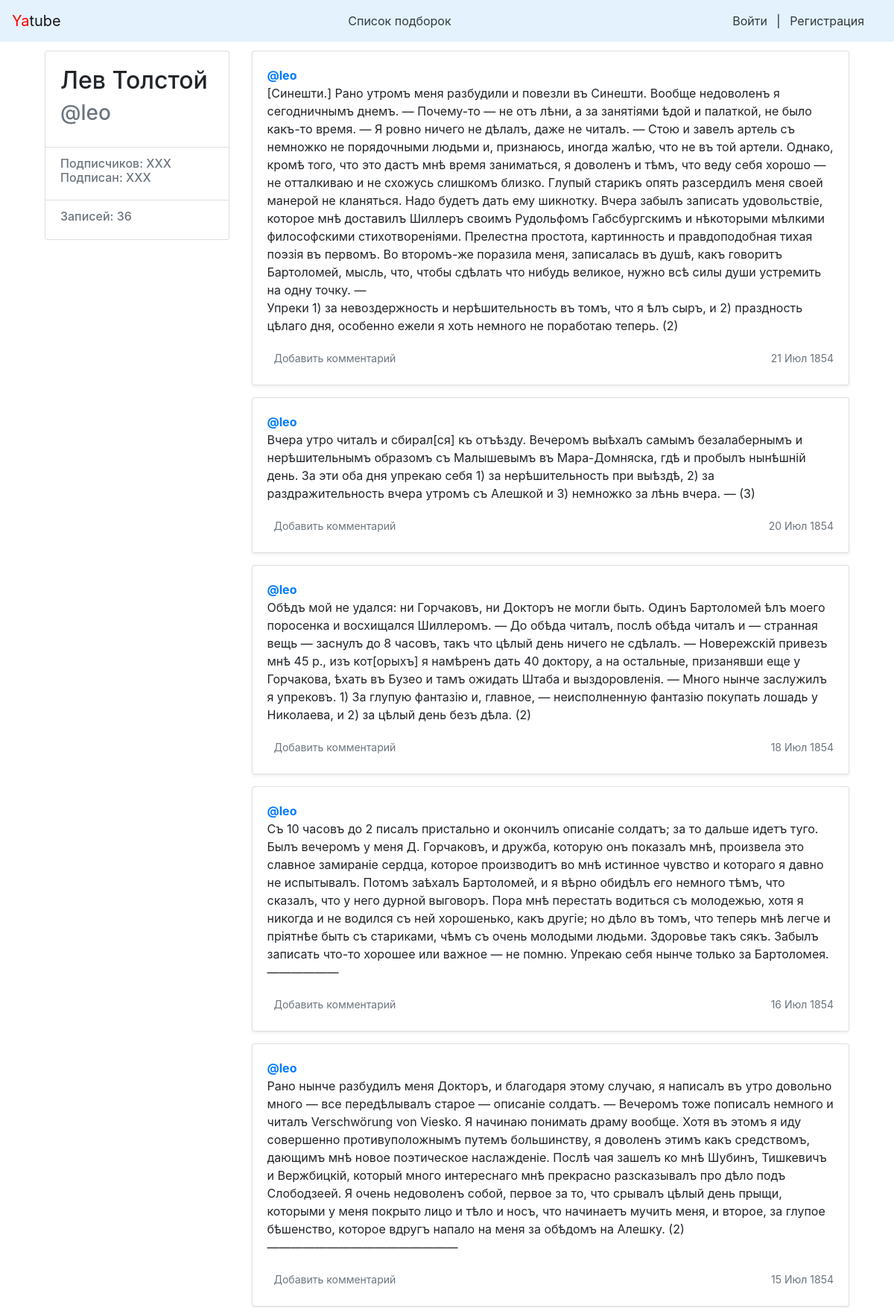
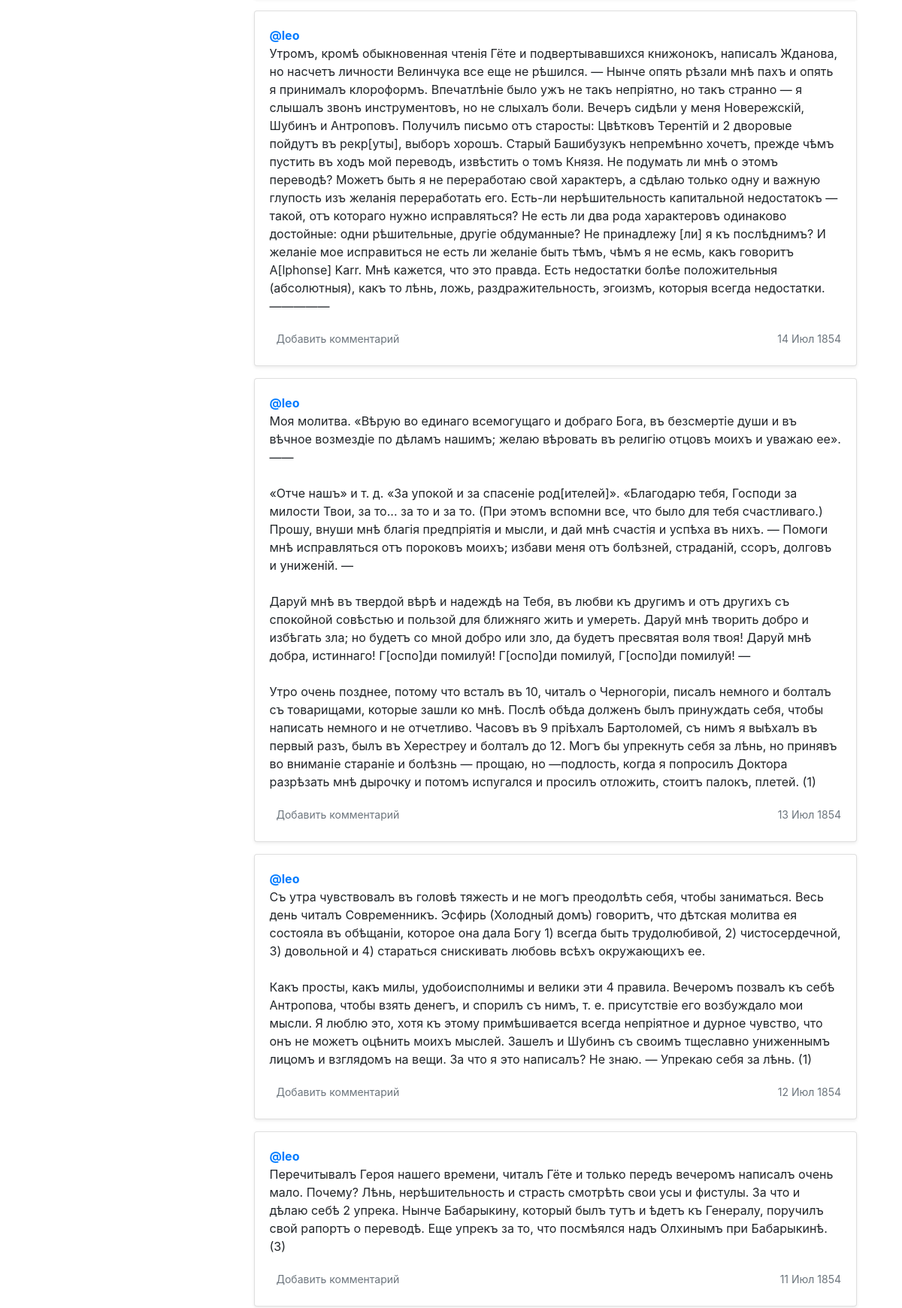
/leo/?page=2 (upper part), run on the app's committed database (2 pictures, top to bottom).
### posts/models.py (models this page shows, shortened)
class Post(models.Model):
    text = models.TextField(
        verbose_name='Текст записи'
    )
    pub_date = models.DateTimeField(
        verbose_name='Дата публикации',
        auto_now_add=True
    )
    author = models.ForeignKey(
        User, on_delete=models.CASCADE,
        related_name='posts', verbose_name='Автор'
    )
    group = models.ForeignKey(
        Group, on_delete=models.SET_NULL, blank=True, null=True,
        related_name='posts', verbose_name='Подборка записей'
    )
    class Meta:
        ordering = ('-pub_date',)
        verbose_name = 'Запись'
        verbose_name_plural = 'Записи'

### posts/views.py (the view)
# urls.py: path('<str:username>/', views.profile, name='profile'),
def profile(request, username):
    profile_user = get_object_or_404(User, username=username)
    user_posts = profile_user.posts.all()
    page = pagination(request, user_posts)
    return render(request, 'posts/profile.html',
                  {'profile_user': profile_user,
                   'page': page})

### posts/views.py (called while the page is built)
def pagination(request, objects):
    paginator = Paginator(objects, settings.PAGINATOR_DEFAULT_SIZE)
    page_number = request.GET.get('page')
    page = paginator.get_page(page_number)
    return page

### yatube/context_processors.py (called while the page is built)
def current_year(request):
    return {
        'year': dt.date.today().year,
    }

### posts/templates/posts/profile.html (shortened to what this page needs)
{% extends "base.html" %}
{% block content %}
  {% load user_filters %}
  <div class="row">
    <div class="col-md-3 mb-3 mt-1">
      <div class="card">
        <div class="card-body">
          <div class="h2">
            {{ profile_user.get_full_name }}
          </div>
          <div class="h3 text-muted">
            @{{ profile_user.username }}
          </div>
        </div>
        <ul class="list-group list-group-flush">
          <li class="list-group-item">
            <div class="h6 text-muted">
              Подписчиков: XXX <br />
              Подписан: XXX
            </div>
          </li>
          <li class="list-group-item">
            <div class="h6 text-muted">
              Записей: {{ profile_user.posts.count }}
            </div>
          </li>
        </ul>
      </div>
    </div>
    <div class="col-md-9">
      {% for post in page %}
        <div class="card mb-3 mt-1 shadow-sm">
          <div class="card-body">
            <p class="card-text">
              <a href="{% url 'profile' username=profile_user.username %}">
                <strong class="d-block text-gray-dark">@{{ profile_user.username }}</strong>
              </a>
              {{ post.text|linebreaksbr }}
            </p>
            <div class="d-flex justify-content-between align-items-center">
              <div class="btn-group ">
                <a class="btn btn-sm text-muted" href="{% url 'post' username=profile_user.username post_id=post.id %}" role="button">
                  Добавить комментарий
                </a>
              </div>
              <small class="text-muted">{{ post.pub_date|date:"d M Y" }}</small>
            </div>
          </div>
        </div>
      {% endfor %}
    </div>
  </div>
{% endblock %}

### data on the page
Post: text "[Синешти.] Рано утромъ меня разбудили и повезли въ Синешти. Вообще недоволенъ я сегодничнымъ днемъ. — Почему-то — не отъ лѣни, а за занятіями ѣдой и палаткой, не было какъ-тο время. — Я ровно ничего не дѣлалъ, даже не читалъ. — Стою и завелъ артель съ немножко не порядочными людьми и, признаюсь, иногда жалѣю, что не въ той артели. Однако, кромѣ того, что это дастъ мнѣ время заниматься, я доволенъ и тѣмъ, что веду себя хорошо — не отталкиваю и не схожусь слишкомъ близко. Глупый старикъ опять разсердилъ меня своей манерой не кланяться. Надо будетъ дать ему шикнотку. Вчера забылъ записать удовольствіе, которое мнѣ доставилъ Шиллеръ своимъ Рудольфомъ Габсбургскимъ и нѣкоторыми мѣлкими…", pub_date "21 Июл 1854"
Post: text "Вчера утро читалъ и сбирал[ся] къ отъѣзду. Вечеромъ выѣхалъ самымъ безалабернымъ и нерѣшительнымъ образомъ съ Малышевымъ въ Мара-Домняска, гдѣ и пробылъ нынѣшній день. За эти оба дня упрекаю себя 1) за нерѣшительность при выѣздѣ, 2) за раздражительность вчера утромъ съ Алешкой и 3) немножко за лѣнь вчера. — (3)", pub_date "20 Июл 1854"
Post: text "Обѣдъ мой не удался: ни Горчаковъ, ни Докторъ не могли быть. Одинъ Бартоломей ѣлъ моего поросенка и восхищался Шиллеромъ. — До обѣда читалъ, послѣ обѣда читалъ и — странная вещь — заснулъ до 8 часовъ, такъ что цѣлый день ничего не сдѣлалъ. — Новережскій привезъ мнѣ 45 р., изъ кот[орыхъ] я намѣренъ дать 40 доктору, а на остальные, призанявши еще у Горчакова, ѣхать въ Бузео и тамъ ожидать Штаба и выздоровленія. — Много нынче заслужилъ я упрековъ. 1) За глупую фантазію и, главное, — неисполненную фантазію покупать лошадь у Николаева, и 2) за цѣлый день безъ дѣла. (2)", pub_date "18 Июл 1854"
Post: text "Съ 10 часовъ до 2 писалъ пристально и окончилъ описаніе солдатъ; за то дальше идетъ туго. Былъ вечеромъ у меня Д. Горчаковъ, и дружба, которую онъ показалъ мнѣ, произвела это славное замираніе сердца, которое производитъ во мнѣ истинное чувство и котораго я давно не испытывалъ. Потомъ заѣхалъ Бартоломей, и я вѣрно обидѣлъ его немного тѣмъ, что сказалъ, что у него дурной выговоръ. Пора мнѣ перестать водиться съ молодежью, хотя я никогда и не водился съ ней хорошенько, какъ другіе; но дѣло въ томъ, что теперь мнѣ легче и пріятнѣе быть съ стариками, чѣмъ съ очень молодыми людьми. Здоровье такъ сякъ. Забылъ записать что-то хорошее или важное — не помню. Упрекаю себя нынче только за Бартоломея.…", pub_date "16 Июл 1854"
Post: text "Рано нынче разбудилъ меня Докторъ, и благодаря этому случаю, я написалъ въ утро довольно много — все передѣлывалъ старое — описаніе солдатъ. — Вечеромъ тоже пописалъ немного и читалъ Verschwörung von Viesko. Я начинаю понимать драму вообще. Хотя въ этомъ я иду совершенно противуположнымъ путемъ большинству, я доволенъ этимъ какъ средствомъ, дающимъ мнѣ новое поэтическое наслажденіе. Послѣ чая зашелъ ко мнѣ Шубинъ, Тишкевичъ и Вержбицкій, который много интереснаго мнѣ прекрасно разсказывалъ про дѣло подъ Слободзеей. Я очень недоволенъ собой, первое за то, что срывалъ цѣлый день прыщи, которыми у меня покрыто лицо и тѣло и носъ, что начинаетъ мучить меня, и второе, за глупое бѣшенство,…", pub_date "15 Июл 1854"
Post: text "Утромъ, кромѣ обыкновенная чтенія Гёте и подвертывавшихся книжонокъ, написалъ Жданова, но насчетъ личности Велинчука все еще не рѣшился. — Нынче опять рѣзали мнѣ пахъ и опять я принималъ клороформъ. Впечатлѣніе было ужъ не такъ непріятно, но такъ странно — я слышалъ звонъ инструментовъ, но не слыхалъ боли. Вечеръ сидѣли у меня Новережскій, Шубинъ и Антроповъ. Получилъ письмо отъ старосты: Цвѣтковъ Терентій и 2 дворовые пойдутъ въ рекр[уты], выборъ хорошъ. Старый Башибузукъ непремѣнно хочетъ, прежде чѣмъ пустить въ ходъ мой переводъ, извѣстить о томъ Князя. Не подумать ли мнѣ о этомъ переводѣ? Можетъ быть я не переработаю свой характеръ, a сдѣлаю только одну и важную глупость изъ желанія…", pub_date "14 Июл 1854"
Post: text "Моя молитва. «Вѣрую во единаго всемогущаго и добраго Бога, въ безсмертіе души и въ вѣчное возмездіе по дѣламъ нашимъ; желаю вѣровать въ религію отцовъ моихъ и уважаю ее». —— «Отче нашъ» и т. д. «За упокой и за спасеніе род[ителей]». «Благодарю тебя, Господи за милости Твои, за то... за то и за то. (При этомъ вспомни все, что было для тебя счастливаго.) Прошу, внуши мнѣ благія предпріятія и мысли, и дай мнѣ счастія и успѣха въ нихъ. — Помоги мнѣ исправляться отъ пороковъ моихъ; избави меня отъ болѣзней, страданій, ссоръ, долговъ и униженій. — Даруй мнѣ въ твердой вѣрѣ и надеждѣ на Тебя, въ любви къ другимъ и отъ другихъ съ спокойной совѣстью и пользой для ближняго жить и умереть. Даруй мнѣ…", pub_date "13 Июл 1854"
Post: text "Съ утра чувствовалъ въ головѣ тяжесть и не могъ преодолѣть себя, чтобы заниматься. Весь день читалъ Современникъ. Эсфирь (Холодный домъ) говоритъ, что дѣтская молитва ея состояла въ обѣщаніи, которое она дала Богу 1) всегда быть трудолюбивой, 2) чистосердечной, 3) довольной и 4) стараться снискивать любовь всѣхъ окружающихъ ее. Какъ просты, какъ милы, удобоисполнимы и велики эти 4 правила. Вечеромъ позвалъ къ себѣ Антропова, чтобы взять денегъ, и спорилъ съ нимъ, т. е. присутствіе его возбуждало мои мысли. Я люблю это, хотя къ этому примѣшивается всегда непріятное и дурное чувство, что онъ не можетъ оцѣнить моихъ мыслей. Зашелъ и Шубинъ съ своимъ тщеславно униженнымъ лицомъ и взглядомъ на…", pub_date "12 Июл 1854"
Post: text "Перечитывалъ Героя нашего времени, читалъ Гёте и только передъ вечеромъ написалъ очень мало. Почему? Лѣнь, нерѣшительность и страсть смотрѣть свои усы и фистулы. За что и дѣлаю себѣ 2 упрека. Нынче Бабарыкину, который былъ тутъ и ѣдетъ къ Генералу, поручилъ свой рапортъ о переводѣ. Еще упрекъ за то, что посмѣялся надъ Олхинымъ при Бабарыкинѣ. (3)", pub_date "11 Июл 1854"

### other printed values
{{ profile_user.get_full_name }} "Лев Толстой"
{{ profile_user.username }} "leo"
{{ profile_user.posts.count }} "36"
